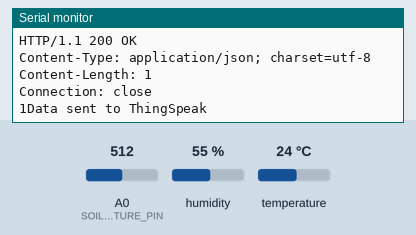
Simulated run of this sketch. Board: ESP8266 (NodeMCU). Shown: the last lines printed to the serial monitor. The inputs (shaded band) are chosen by the test bench; at power-on: humidity 55 %, A0 (SOIL_MOISTURE_PIN) = 512, temperature 24 °C. WiFi joins after 1.5 s; servers stay silent unless stated; web services answer with replies made up by the test bench.

Above: at 2.7 s.
2.8 s: humidity set to 22 %
At 7.02 s:
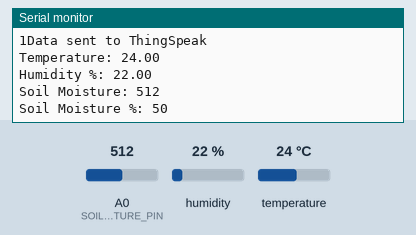
8.7 s: A0 (SOIL_MOISTURE_PIN) set to 716
At 12.34 s:
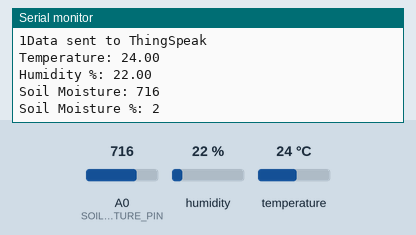
14.6 s: temperature set to 12 °C
At 18.5 s:
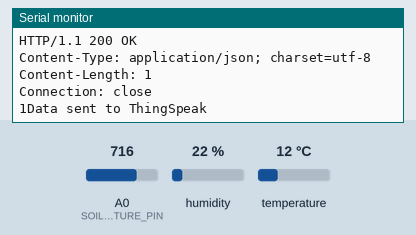
20.5 s: A0 (SOIL_MOISTURE_PIN) set to 900
At 22.99 s:
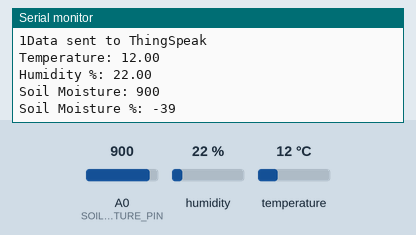
26.4 s: humidity set to 40 %
At 28.32 s:
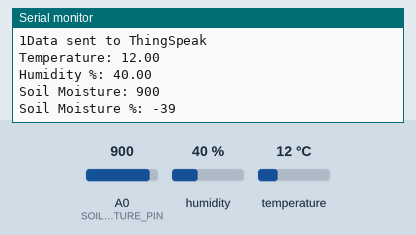
Timing chart, 0 to 29.8 s (numbered marks = the images above; inputs shaded):
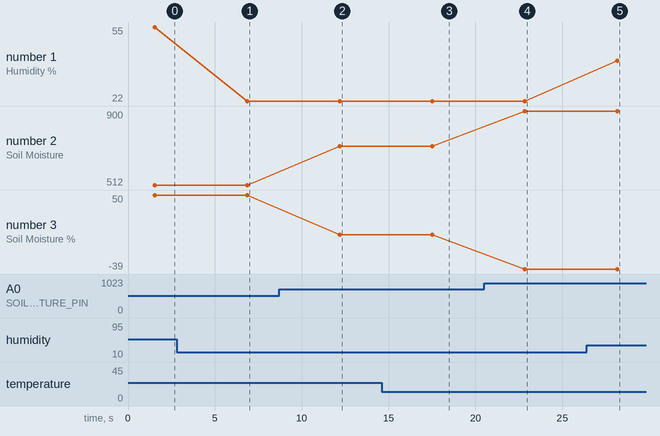

The sketch:

code.ino
```cpp
#include <ESP8266WiFi.h>
#include <DHT.h>

#define WIFI_SSID "---"
#define WIFI_PASSWORD "---"
#define DHTPIN D6
#define DHTTYPE DHT11
#define SOIL_MOISTURE_PIN A0
#define THINGSPEAK_API_KEY "---"

DHT dht(DHTPIN, DHTTYPE);
WiFiClient client;

const char *server = "api.thingspeak.com";
const int serverPort = 80;

void setup() {
  Serial.begin(115200);
  delay(10);

  connectToWiFi();
  dht.begin();
}

void loop() {
  float temperature = dht.readTemperature();
  float humidity = dht.readHumidity();
  int soilMoisture = analogRead(SOIL_MOISTURE_PIN);

  if (isnan(temperature) || isnan(humidity)) {
    Serial.println("Failed to read data from DHT sensor!");
    delay(2000);
    return;
  }

  int soilMoisturePercent = map(soilMoisture, 730, 300, 0, 100);

  Serial.print("Temperature: ");
  Serial.println(temperature);
  Serial.print("Humidity %: ");
  Serial.println(humidity);
  Serial.print("Soil Moisture: ");
  Serial.println(soilMoisture);
  Serial.print("Soil Moisture %: ");
  Serial.println(soilMoisturePercent);

  sendDataToThingSpeak(temperature, humidity, soilMoisturePercent);

  delay(5000);
}

// Function to connect to WiFi
void connectToWiFi() {
  Serial.print("Connecting to WiFi...");
  WiFi.begin(WIFI_SSID, WIFI_PASSWORD);

  while (WiFi.status() != WL_CONNECTED) {
    delay(500);
    Serial.print(".");
  }

  Serial.println("");
  Serial.println("WiFi connected");
  Serial.println("IP address: " + WiFi.localIP().toString());
}

// Function to send data to ThingSpeak server
void sendDataToThingSpeak(float temperature, float humidity, int soilMoisturePercent) {
  if (client.connect(server, serverPort)) {
    String url = "/update?api_key=" + String(THINGSPEAK_API_KEY) +
                 "&field2=" + String(temperature) +
                 "&field3=" + String(humidity) +
                 "&field1=" + String(soilMoisturePercent);

    client.print(String("GET ") + url + " HTTP/1.1\r\n" +
                 "Host: " + server + "\r\n" +
                 "Connection: close\r\n\r\n");

    Serial.println("Sending data to ThingSpeak...");

    while (client.connected()) {
      if (client.available()) {
        char c = client.read();
        Serial.write(c);
      }
    }

    client.stop();
    Serial.println("Data sent to ThingSpeak");
  } else {
    Serial.println("Failed to connect to ThingSpeak");
  }
}
```

Measured:
- after the input at 2.8 s, the serial monitor: prints a new line after 4.1 s (image 1)
- after the input at 8.7 s, the serial monitor: prints a new line after 3.5 s (image 2)
- after the input at 14.6 s, the serial monitor: prints a new line after 2.9 s (image 3)
- after the input at 20.5 s, the serial monitor: prints a new line after 2.3 s (image 4)
- after the input at 26.4 s, the serial monitor: prints a new line after 1.8 s (image 5)
- plotted number 1: 55 → 22 after the input at 2.8 s, 22 → 40 after the input at 26.4 s
- plotted number 2: 512 → 716 after the input at 8.7 s, 716 → 900 after the input at 20.5 s
- plotted number 3: 50 → 2 after the input at 8.7 s, 2 → -39 after the input at 20.5 s
